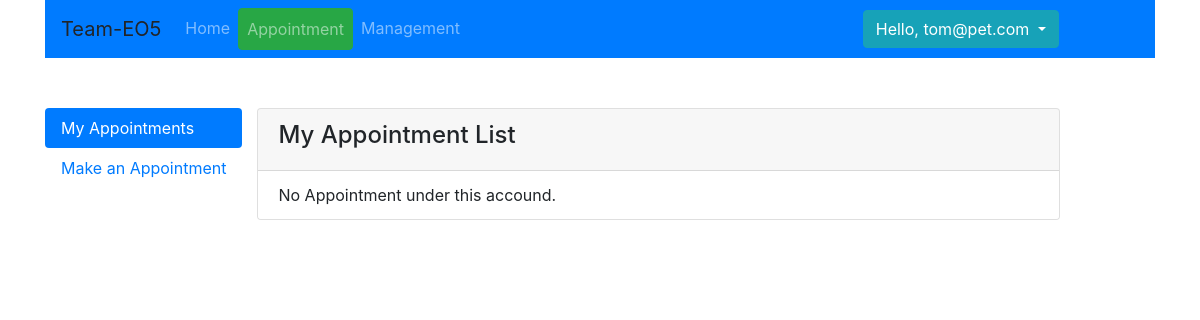
/appointment (signed in), run on an earlier commit of the app's database.
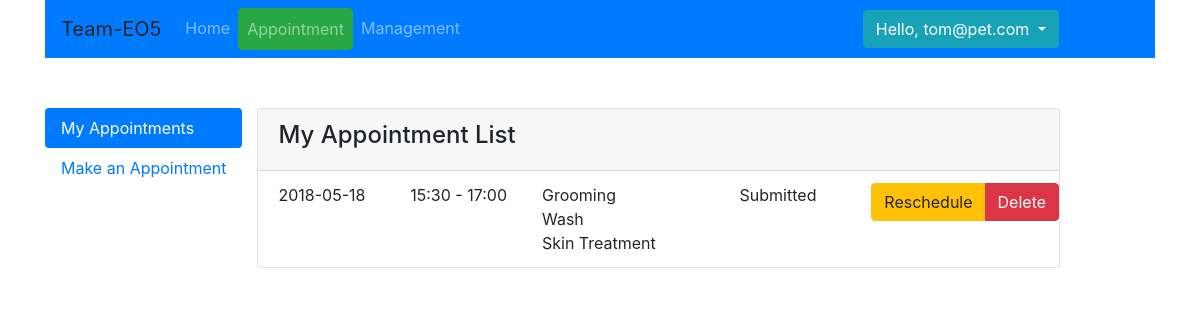
And on a later commit of the database.
### app/models.py (models this page shows, shortened)
class User(db.Model):
    __tablename__ = 'User'
    id = db.Column(db.Integer, primary_key=True)
    first_name = db.Column(db.String(20))
    last_name = db.Column(db.String(20))
    email = db.Column(db.String(50))
    password = db.Column(db.String(50))
    dob = db.Column(db.DATE, default=datetime.now)
    gender = db.Column(db.CHAR(1))
    phone = db.Column(db.String(10))
    home_number = db.Column(db.String(10))
    work_number = db.Column(db.String(10))
    address_id = db.Column(db.Integer, db.ForeignKey('Address.id'),
                           nullable=False)
    address = db.relationship('Address')
    active = db.Column(db.BOOLEAN)
    admin = db.Column(db.BOOLEAN)
    register_date = db.Column(db.DATETIME, default=datetime.now)
    def is_admin(self):
        return self.admin

class Appt(db.Model):
    __tablename__ = "Appt"
    id = db.Column(db.Integer, primary_key=True)
    owner_id = db.Column(db.Integer, db.ForeignKey('User.id'),
                         nullable=False)
    owner = db.relationship('User',
                            backref=db.backref('appts', lazy=True), foreign_keys=[owner_id])
    appt_date = db.Column(db.DATE)
    appt_timeslot_id = db.Column(db.Integer, db.ForeignKey('ApptTimeSlot.id'),
                         nullable=False)
    appt_timeslot = db.relationship('ApptTimeSlot',
                            backref=db.backref('appt', lazy=True), foreign_keys=[appt_timeslot_id])
    status = db.Column(db.String(10),default="Submitted")
    update_date = db.Column(db.DATE,default=datetime.now)

class ApptTimeSlot(db.Model):
    __tablename__ = "ApptTimeSlot"
    id = db.Column(db.Integer, primary_key=True)
    slot = db.Column(db.String(5))

class Appt2Ser(db.Model):
    __tablename__ = "Appt2Ser"
    id = db.Column(db.Integer, primary_key=True)
    appt_id = db.Column(db.Integer, db.ForeignKey('Appt.id'),
                         nullable=False)
    appt = db.relationship('Appt',
                            backref=db.backref('appt_service', lazy=True), foreign_keys=[appt_id])
    service_id = db.Column(db.Integer, db.ForeignKey('Service.id'),
                        nullable=False)
    service = db.relationship('Service',foreign_keys=[service_id])

class Service(db.Model):
    __tablename__ = "Service"
    id = db.Column(db.Integer, primary_key=True)
    type = db.Column(db.String(50))
    desc = db.Column(db.String(50))
    fee = db.Column(db.FLOAT)

### app/subapps/home/routing.py (the view)
@homeRoute.route('/appointment', methods=['GET'])
@login_required
def appt():
    session = Session()
    form = ApptForm()
    appt_list = session.query(Appt).filter(Appt.owner_id == current_user.id).all()
    form.appt_service.choices = session.query(Service.id, Service.type).all()
    return render_template("home/appt_list.html", form=form, appt_list=appt_list, appt_tab="my",
                           current_page="appointment")

### app/manage.py (called while the page is built)
@login_manager.user_loader
def load_user(user_id):
    from app.models import User
    from app.db_info import Session
    session = Session()
    user = session.query(User).options(subqueryload(User.address)).filter(User.id == user_id).first()
    session.close()
    return user

### run.py (called while the page is built)
@app.before_request
def before_request():
    pass

### app/subapps/home/templates/home/appt_list.html (shortened to what this page needs)
{% extends "home/appt_base.html" %}
{% block main_content %}
    <div class="card ">
        <div class="card-header">
            <div class="row">
                <div class="col-md-9">
                    <h4> My Appointment List </h4>
                </div>
            </div>
        </div>
        <ul class="list-group list-group-flush">
            {% if appt_list.__len__() > 0 %}
                {% for appt in appt_list %}
                    <li class="list-group-item">
                        <div class="row">
                            <div class="col-md-2">
                                {{ appt.appt_date }}
                            </div>
                            <div class="col-md-2">
                                {{ appt.appt_timeslot.slot }}
                            </div>
                            <div class="col-md-3">
                                {% for mapping in appt.appt_service %}
                                    {{ mapping.service.type }}<br>
                                {% endfor %}
                            </div>
                            <div class="col-md-2">
                                {{ appt.status }}<br>
                            </div>
                            <div class="col-md-3">
                                <div class="btn-group" role="group">
                                    {% if appt.status != "Done" %}
                                        <a class="btn btn-warning"
                                           href="{{ url_for("homeRoute.appt_update",appt_id=appt.id) }}">
                                            Reschedule
                                        </a>
                                        <a class="btn btn-danger"
                                           href="{{ url_for("homeRoute.appt_delete",appt_id=appt.id) }}">Delete</a>
                                    {% endif %}
                                </div>
                            </div>
                        </div>
                    </li>
                {% endfor %}
            {% else %}
                <li class="list-group-item">No Appointment under this accound.</li>
            {% endif %}
        </ul>
    </div>
{% endblock %}

### app/subapps/home/templates/home/appt_base.html (shortened to what this page needs)
{% extends "base.html" %}
{% block content %}
    <div class="row" style="padding-top: 50px;">
        <div class="col-md-3ß">
            <ul class="nav flex-column nav-pills">
                <li class="nav-item">
                    <a class="nav-link {% if appt_tab == "my" %} active {% endif %}" href="{{ url_for("homeRoute.appt") }}">My Appointments</a>
                </li>
                <li class="nav-item">
                    <a class="nav-link {% if appt_tab == "new" %} active {% endif %}" href="{{ url_for("homeRoute.appt_add") }}">Make an Appointment</a>
                </li>
            </ul>
        </div>
        <div class="col-md-9">
            {% block main_content %}{% endblock %}
        </div>
    </div>
{% endblock %}

### app/templates/base.html (shortened to what this page needs)
<head>
    <link rel="stylesheet" type=text/css href="{{ url_for('static', filename='bootstrap.min.css') }}">
    <link rel="stylesheet" type=text/css href="{{ url_for('static', filename='bootstrap-datepicker3.min.css') }}">
</head>
<body>
<div class="container">
    <nav class="navbar navbar-expand-lg  navbar navbar-dark bg-primary">
        <a class="navbar-brand">Team-EO5</a>
        <div class="collapse navbar-collapse" id="navbarTogglerDemo02">
            <ul class="navbar-nav mr-auto mt-2 mt-lg-0">
                <li class="nav-item ">
                    <a class="nav-link {% if current_page == 'home' %}btn btn-success{% endif %}"
                       href="{{ url_for('homeRoute.index') }} ">Home <span class="sr-only">(current)</span></a>
                </li>
                <li class="nav-item">
                    <a class="nav-link {% if current_page == 'appointment' %}btn btn-success{% endif %}"
                       href="{{ url_for('homeRoute.appt') }}">Appointment</a>
                </li>
                <li class="nav-item">
                    <a class="nav-link {% if current_page == 'user' %}btn btn-success{% endif %}"
                       href="{{ url_for('homeRoute.user_update') }}">Management</a>
                </li>
            </ul>
            {% if current_user.is_authenticated %}
                <div class="dropdown">
                    <button class="btn btn-info dropdown-toggle" type="button" id="dropdownMenuButton"
                            data-toggle="dropdown" aria-haspopup="true" aria-expanded="false">
                        Hello, {{ current_user.email }}
                    </button>
                </div>
            {% else %}
                <div class="btn-group" role="group" aria-label="Basic example">
                    <a class="btn btn-info" href="{{ url_for('homeRoute.login') }}?next={{ request.path }}"
                       role="button">Login</a>
                    <a class="btn btn-info" href="{{ url_for("homeRoute.register") }}" role="button">Sign Up</a>
                </div>
            {% endif %}
            <div class="col-md-1"></div>
        </div>
    </nav>
    <div class="container">
        {% block content %}<h1>Base Template with css and js</h1>{% endblock %}
    </div>
</div>
</body>

What changed in the data, as far as the page shows it:
added Appt: appt_date "2018-05-18", appt_timeslot.slot "15:30 - 17:00", status "Submitted"
added Appt2Ser: service.type "Grooming"
added Appt2Ser: service.type "Wash"
added Appt2Ser: service.type "Skin Treatment"
Also different on the page:
text no longer shown: "No Appointment under this accound."
